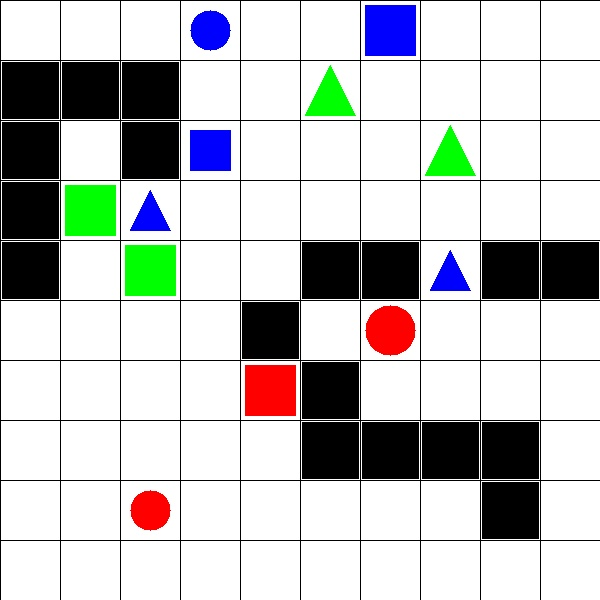
#> input picture test_images/test_image4.jpg, 600 x 600 px
$ python task2_main.py
#> lines starting #> are read from the running program, lines starting #| are printed output that depends on the picture; after the words box and inside, x2 and y2 are one past the last pixel; in counts of white or black regions, pixels touching at a corner belong together
# -*- coding: utf-8 -*-
'''
**************************************************************************
*                  IMAGE PROCESSING (e-Yantra 2016)
*                  ================================
*  This software is intended to teach image processing concepts
*
*  Author: e-Yantra Project, Department of Computer Science
*  and Engineering, Indian Institute of Technology Bombay.
*
*  Software released under Creative Commons CC BY-NC-SA
*
*  For legal information refer to:
*        http://creativecommons.org/licenses/by-nc-sa/4.0/legalcode
*
*
*  This software is made available on an “AS IS WHERE IS BASIS”.
*  Licensee/end user indemnifies and will keep e-Yantra indemnified from
*  any and all claim(s) that emanate from the use of the Software or
*  breach of the terms of this agreement.
*
*  e-Yantra - An MHRD project under National Mission on Education using
*  ICT(NMEICT)
*
* ---------------------------------------------------
*  Theme: Launch a Module
*  Filename: task2_main.py
*  Version: 1.0.0
*  Date: November 28, 2016
*  How to run this file: python task2_main.py
*  Author: e-Yantra Project, Department of Computer Science and Engineering, Indian Institute of Technology Bombay.
* ---------------------------------------------------

* ====================== GENERAL Instruction =======================
* 1. Check for "DO NOT EDIT" tags - make sure you do not change function name of main().
* 2. Return should be a list named occupied_grids and a dictionary named planned_path.
* 3. Do not keep uncessary print statement, imshow() functions in final submission that you submit
* 4. Do not change the file name
* 5. Your Program will be tested through code test suite designed and graded based on number of test cases passed
**************************************************************************
'''

'''
* Team ID: LM#3709
* Author List  		:Mihir Lele, Souvik Saha, Shivam Mahadeshwar, Sadiq Mujawar
* File name    		:task2_main.py
* Theme 	   		:Launch a Module
* Functions    		:dijkstra_search(graph, start, goal), reconstruct_path(came_from, start, goal), main_traverse(graph, source, destination), shape(int), colorSeg(path, int),
 						makeGrid(list, list), createPath(list, list), removeObstacles(), match()
* Global VARIABLES  : rgOfCol[], fullGridInfo, objectList[], occupied_grids[], planned_path{}

'''
# Algorithm used - Dijkstra


import cv2
import numpy as np
import math
import operator
import heapq

# ******* WRITE YOUR FUNCTION, VARIABLES etc HERE
rgOfCol=	[(76, 80),(149, 150),(29, 30),(0, 10)] #RGBBl  R = 1, G = 2, B = 3, Obs = 4, Empty = 0
fullGridInfo = np.zeros((3,10,10))  #Color, shape, peri
objectList = []			# List of all the objects with color, shape, size, coordinates
occupied_grids = []		# List to store coordinates of occupied grid -- DO NOT CHANGE VARIABLE NAME
planned_path = {}		# Dictionary to store information regarding path planning  	-- DO NOT CHANGE VARIABLE NAME

class PriorityQueue:
    def __init__(self):
        self.elements = []

    def empty(self):
        return len(self.elements) == 0

    def put(self, item, priority):
        heapq.heappush(self.elements, (priority, item))

    def get(self):
        return heapq.heappop(self.elements)[1]

# Grid Representation
class Grid:
    def __init__(self, width, height):
        self.width = width
        self.height = height
        self.walls = []
        self.weights = {}

    def in_bounds(self, id):
        (x, y) = id
        return 0 <= x < self.width and 0 <= y < self.height

    def passable(self, id):
        return id not in self.walls

    def neighbors(self, id):
        (x, y) = id
        results = [(x+1, y), (x, y-1), (x-1, y), (x, y+1)]
        if (x + y) % 2 == 0: results.reverse() # aesthetics
        results = filter(self.in_bounds, results)
        results = filter(self.passable, results)
        return results

    def cost(self, from_node, to_node):
        return self.weights.get(to_node, 1)

# Dijkstra Main Search
'''
* Function name  :  dijkstra_search
* Inputs		 :	graph, tuple, tuple
* Returns        : 	dictionary of path travelled and cost
* Logic          :	Uses djikstra algorithm to travel from start to goal
* Example Call   :  came_from, cost_so_far = dijkstra_search(graph, source, destination)
'''
def dijkstra_search(graph, start, goal):
    frontier = PriorityQueue()
    frontier.put(start, 0)
    came_from = {}
    cost_so_far = {}
    came_from[start] = None
    cost_so_far[start] = 0

    while not frontier.empty():
        current = frontier.get()

        if current == goal:
            break

        for next in graph.neighbors(current):
            new_cost = cost_so_far[current] + graph.cost(current, next)
            if next not in cost_so_far or new_cost < cost_so_far[next]:
                cost_so_far[next] = new_cost
                priority = new_cost
                frontier.put(next, priority)
                came_from[next] = current

    return came_from, cost_so_far

# Path Generation
'''
* Function name  :  reconstruct_path
* Inputs		 :	dictionary, tuple, tuple
* Returns        : 	List of tuples of path it travels
* Logic          :	Traverses from the end to the start of dictionary came_from,
					 until it reaches the start and appends tuples of coordinates travelled to path
* Example Call   :  path=reconstruct_path(came_from, start=source, goal=destination)
'''
def reconstruct_path(came_from, start, goal):
    current = goal
    path = []

    while came_from[current] != start:
        current = came_from[current]
        path.append((current[0] + 1, current[1] + 1))

    path.reverse()
    return path

# Main driver method for Dijkstra
'''
* Function name  :  main_traverse
* Inputs		 :	object of Grid, tuple, tuple
* Returns        : 	Dictionary of the answer in specified format
* Logic          :	Calls the necessary functions to do the Dijkstra Search
* Example Call   :  main_traverse(graph, source, destination)
'''
def main_traverse(graph, source, destination):
    came_from, cost_so_far = dijkstra_search(graph, source, destination)
    ans = {}

    try:
    	path=reconstruct_path(came_from, start=source, goal=destination)
    except KeyError:
    	ans[(source[0]+1, source[1]+1)] = "NO PATH", [], 0
    else:
    	ans[(source[0]+1, source[1]+1)] = (destination[0]+1, destination[1]+1),path,(len(path)+1)

    return ans

#returns the number of sides of the shape who's contour value is passed
'''
* Function name  :  shape
* Inputs		 :	contours
* Returns        : 	Number of sides of the shape given by the contour passed
* Logic          :	uses cv2.approxPolyDP to determine the number of sides
* Example Call   :  noOfSides = shape(cnt)
'''
def shape(cnt):
	peri = cv2.arcLength(cnt, True)
	approx = cv2.approxPolyDP(cnt, 0.041 * peri, True)
	if len(approx) <=4:
		return len(approx)
	else:
		 return 5
'''
* Function name  :  colorSeg
* Inputs		 :	pathname, dimensions of the square in the grid
* Returns        : 	Fills in the data for occupied_grids and fullGridInfo
* Logic          :	Reads image, converts to greyscale, blurs and masks in order to get details of the color of the shapes
* Example Call   :  colorSeg(path, 10)
'''
def colorSeg(path, dim):
	#Convt to grayscale and blur
#> called with path = 'test_images/test_image4.jpg', dim = 10
	img = cv2.imread(path, 1)
#> img is the input picture: shape (600, 600, 3); mean B, G, R 195.2, 195.8, 194.3
	imgGr = cv2.cvtColor(img, cv2.COLOR_BGR2GRAY)
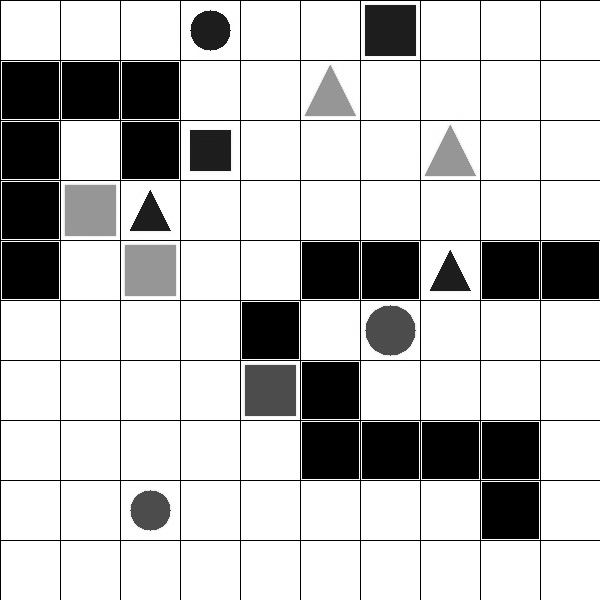
#> imgGr: shape (600, 600); min 0, max 255, mean 195.3
	imgBlr = cv2.medianBlur(imgGr, 3)
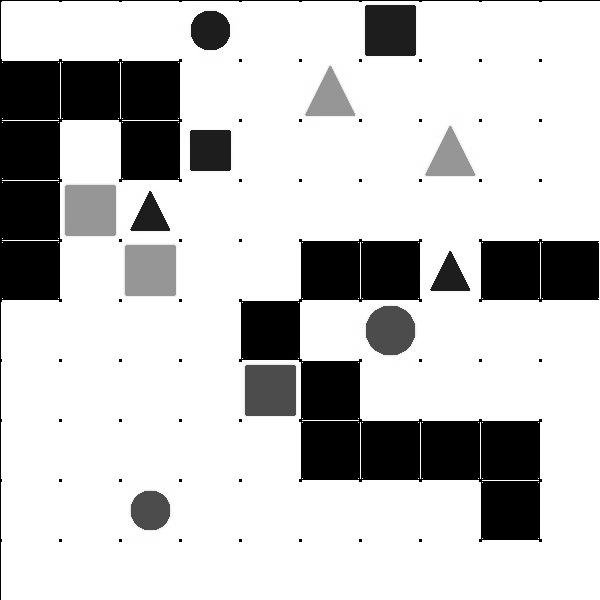
#> imgBlr: shape (600, 600); min 0, max 255, mean 199.5
	imgFinBlr = cv2.GaussianBlur(imgBlr, (5, 5), 0)
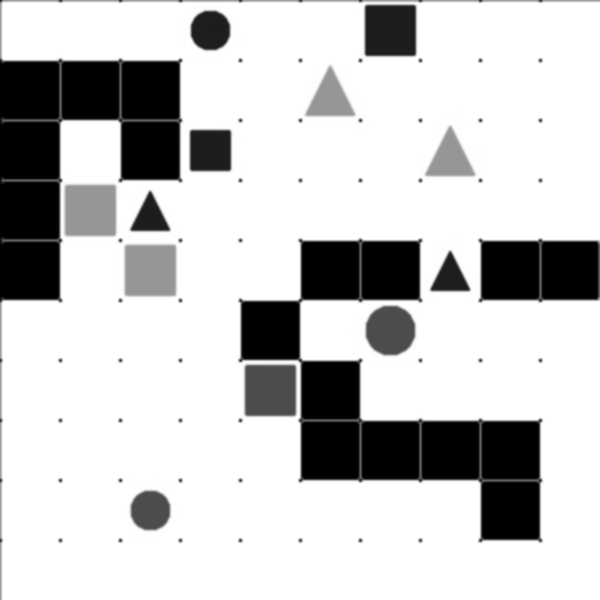
#> imgFinBlr: shape (600, 600); min 0, max 255, mean 199.7
	i = 0;
	k = 30.0 + (dim-1)*60.0
	while (i < 4):
		mask = cv2.inRange(imgFinBlr, rgOfCol[i][0], rgOfCol[i][1])
		blur = cv2.medianBlur(mask, 7)
		#tmp = cv2.medianBlur(mask, 7)

		contour, hierarchy =   cv2.findContours(blur,cv2.RETR_TREE,cv2.CHAIN_APPROX_SIMPLE)
		cv2.drawContours(blur, contour, -1, (0,0,0), 1)
		j = 0
		while (j < len(contour)):
			cnt = contour[j]
			M = cv2.moments(cnt)
			cx = int((M["m10"] / M["m00"]))
			cy = int((M["m01"] / M["m00"]))
			peri = int(cv2.arcLength(cnt, True))

			noOfSide = shape(cnt)


			xCoord = math.ceil(dim*cx/k) if (math.ceil(dim*cx/k) <=dim) else round(dim*cx/k)
			yCoord = math.ceil(dim*cy/k) if (math.ceil(dim*cy/k) <=dim) else round(dim*cy/k)

			if (i!=4):
				occupied_grids.append((int(xCoord), int(yCoord)))

			fullGridInfo[0][int(yCoord)-1][int(xCoord)-1] = (i+1) #Color
			fullGridInfo[1][int(yCoord)-1][int(xCoord)-1] = noOfSide #shape
			fullGridInfo[2][int(yCoord)-1][int(xCoord)-1] = peri

			j = j+1
		i=i+1
#> this loop made 4 passes
#> pass 1, in colorSeg, `mask = cv2.inRange(imgFinBlr, rgOfCol[i][0], rgOfCol[i][1])`:
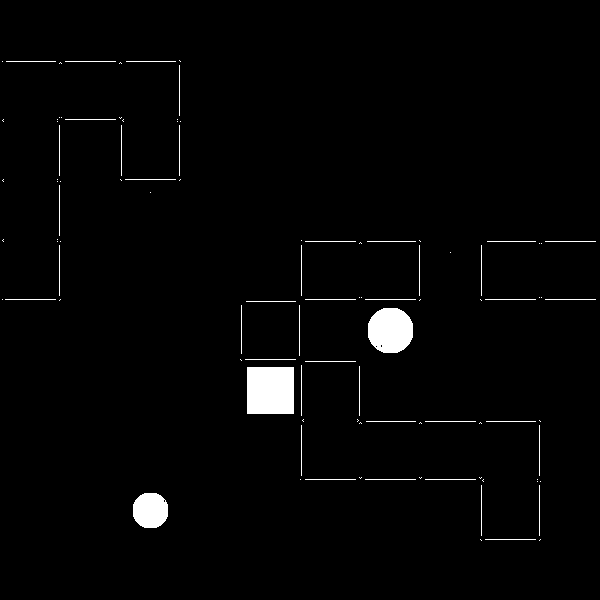
#> mask: shape (600, 600); 2% white; 100 white regions (56 under 20 px), largest, box (x1, y1, x2, y2) and area: (247, 367, 294, 414) 2209, (368, 308, 413, 353) 1662, (133, 493, 168, 528) 1019
#> pass 1, in colorSeg, `blur = cv2.medianBlur(mask, 7)`:
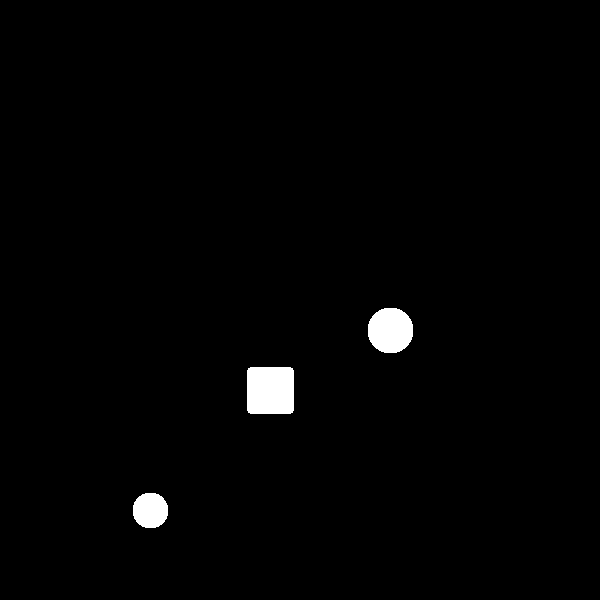
#> blur: shape (600, 600); 1.3% white; 3 white regions, box (x1, y1, x2, y2) and area: (247, 367, 294, 414) 2189, (368, 308, 413, 353) 1649, (133, 493, 168, 528) 1003
#> after the loop:
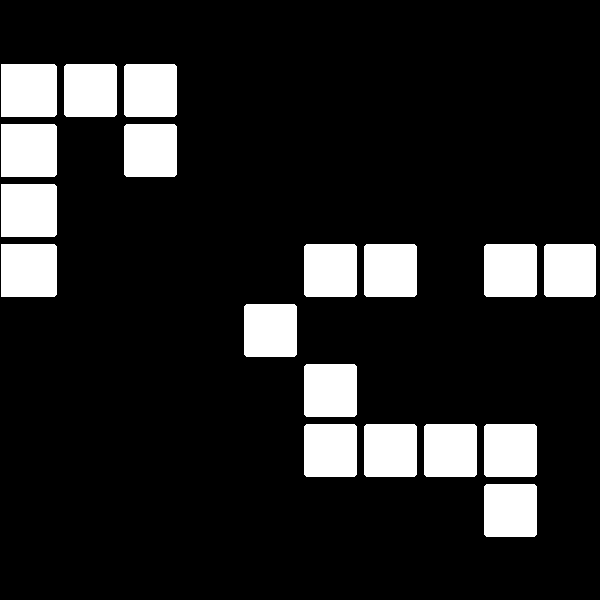
#> blur: shape (600, 600); 14.2% white; 18 white regions, largest, box (x1, y1, x2, y2) and area: (1, 64, 57, 117) 2962, (1, 124, 57, 177) 2962, (1, 184, 57, 237) 2962
#> after the loop:
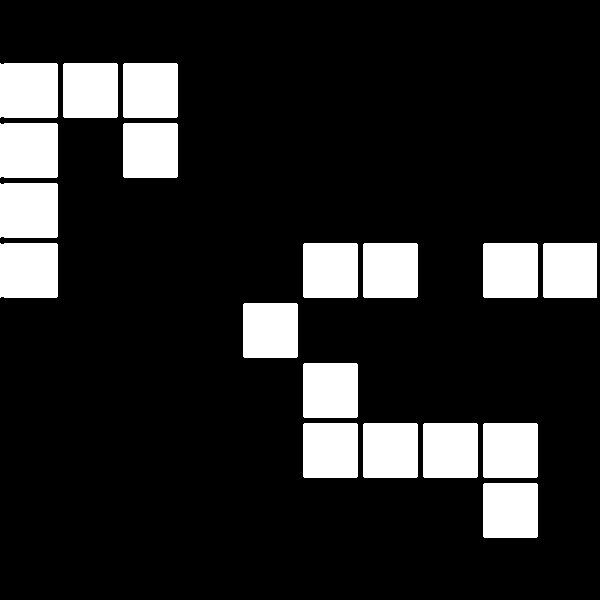
#> mask: shape (600, 600); 15.3% white; 18 white regions, largest, box (x1, y1, x2, y2) and area: (0, 63, 58, 118) 3182, (0, 123, 58, 178) 3182, (0, 183, 58, 238) 3182
#> after the loop, i = 4; occupied_grids = 30 pairs, first value 1 to 10, second value 1 to 9


	occupied_grids.sort(key = operator.itemgetter(0, 1))
'''
* Function name  :  makeGrid
* Inputs		 :	tuple, tuple
* Returns        : 	Grid of all objects and obstacles without the start point and end point
* Logic          :	checks if the current position is not the start or end point, appends to tmpGrid
* Example Call   :  makeGrid(source, destination)
'''
def makeGrid(source, destination):
	i = 0
	tmpGrid = []
	tSource = (source[0]+1, source[1]+1)
	tDestination = (destination[0]+1, destination[1]+1)
	while i < len(occupied_grids):
		if occupied_grids[i] != tSource and occupied_grids[i] != tDestination:
			tmpGrid.append((occupied_grids[i][0]-1, occupied_grids[i][1]-1))
		i = i + 1

	return tmpGrid
'''
* Function name  :  createPath
* Inputs		 :	tuple, tuple
* Returns        : 	Dictionary of the path travelled, in the necessary format
* Logic          :	creates an object of Grid, and assigns the value of walls as the output of makeGrid
* Example Call   :  createPath(source, destination)
'''
def createPath(source, destination):
	graph = Grid(10, 10)
	graph.walls = makeGrid(source, destination)
	return (main_traverse(graph, source, destination))

'''
* Function name  :  removeObstacles
* Inputs		 :	None
* Returns        : 	None
* Logic          :	creates a list of tuples containing all details of th shapes in the grid
* Example Call   :  removeObstacles
'''
def removeObstacles():
	i = 0;j = 0
	while(i < len(occupied_grids)):
		x,y = occupied_grids[i]
		x = x-1; y = y-1
		if fullGridInfo[0][y][x] != 0 and fullGridInfo[0][y][x] != 4:
			objectList.append((int(fullGridInfo[0][y][x]), int(fullGridInfo[1][y][x]), int(fullGridInfo[2][y][x]), y, x))
		i += 1
#> this loop made 30 passes
#> (x, y) on passes 1 to 8: (0, 1), (0, 2), (0, 3), (0, 4), (1, 1), (1, 3), (2, 1), (2, 2)
#> after the loop, i = 30; objectList = [(2, 4, 179, 3, 1), (3, 3, 101, 3, 2), (2, 4, 178, 4, 2), (1, 5, 114, 8, 2), (3, 5, 113, 0, 3), (3, 4, 138, 2, 3), (1, 4, 179, 6, 4), (2, 3, 135, 1, 5), (3, 4, 179, 0, 6), (1, 5, 147, 5, 6), (2, 3, 135, 2, 7), (3, 3, 100, 4, 7)]
	objectList.sort(key = operator.itemgetter(0, 1, 2, 3, 4))

'''
* Function name  :  match
* Inputs		 :	None
* Returns        : 	None
* Logic          :	matches the objects in the grid and calls createPath to find the path between them, appends the shortest path to planned_path
* Example Call   :  match()
'''
def match():
	i = 0; j = 0

	while (i < len(objectList)):
		j = 0
		flag = False
		tmpPath = {}
		minPath = {}
		minSteps = 100
		c = 0
		while (j < len(objectList)):
			if objectList[i][3] != objectList[j][3] or objectList[i][4] != objectList[j][4]:
				if objectList[i][0] == objectList[j][0] and objectList[i][1] == objectList[j][1] and abs(objectList[i][2]-objectList[j][2]) <= 2 :
					tmpPath = createPath((objectList[i][4], objectList[i][3]), (objectList[j][4], objectList[j][3]))

					if tmpPath[(objectList[i][4]+1, objectList[i][3]+1)][2] < minSteps:
						minSteps = tmpPath[(objectList[i][4]+1, objectList[i][3]+1)][2]
						minPath = tmpPath
						flag = True

			c = c+1
			j=j+1

		if flag == False:
			minPath[(objectList[i][4]+1, objectList[i][3]+1)] = "NO MATCH", [], 0
			#print 'No Match'

		#print minPath

		planned_path.update(minPath)


		i = i+1
#> this loop made 12 passes
#> i on passes 1 to 3: 1, 2, 3


def main(image_filename):
	'''
This function is the main program which takes image of test_images as argument.
Team is expected to insert their part of code as required to solve the given
task (function calls etc).

***DO NOT EDIT THE FUNCTION NAME. Leave it as main****
Function name: main()

******DO NOT EDIT name of these argument*******
Input argument: image_filename

Return:
1 - List of tuples which is the coordinates for occupied grid. See Task2_Description for detail.
2 - Dictionary with information of path. See Task2_Description for detail.
	'''


	##### WRITE YOUR CODE HERE - STARTS

	colorSeg(image_filename, 10)
	removeObstacles()
	match()
	#print occupied_grids
	#print planned_path

	# #### NO EDIT AFTER THIS

# DO NOT EDIT
# return Expected output, which is a list of tuples. See Task1_Description for detail.
	return occupied_grids, planned_path


'''
Below part of program will run when ever this file (task1_main.py) is run directly from terminal/Idle prompt.

'''
if __name__ == '__main__':

    # change filename to check for other images
    image_filename = "test_images/test_image4.jpg"

    main(image_filename)

    cv2.waitKey(0)
    cv2.destroyAllWindows()

$ run again, with test_images/test_image1.jpg copied over test_images/test_image4.jpg
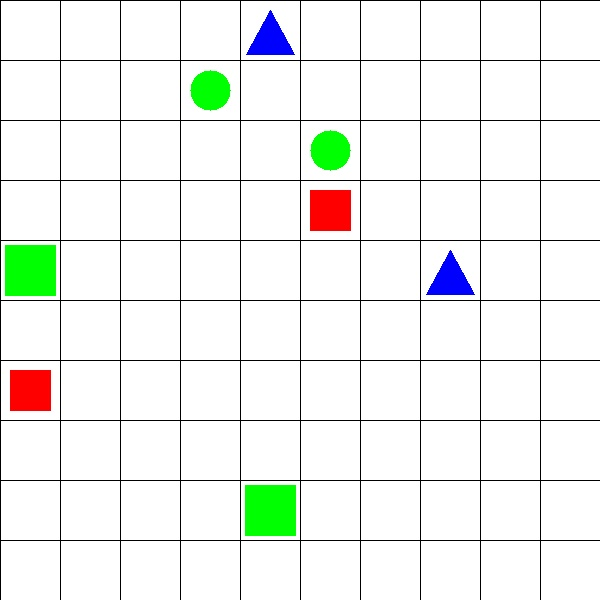
#> input picture test_images/test_image1.jpg, 600 x 600 px
#> in colorSeg, img is the input picture: shape (600, 600, 3); mean B, G, R 238.6, 242.5, 239.4
#> the loop in colorSeg, `while (i < 4):` made 4 passes
#> pass 1, in colorSeg, `mask = cv2.inRange(imgFinBlr, rgOfCol[i][0], rgOfCol[i][1])`:
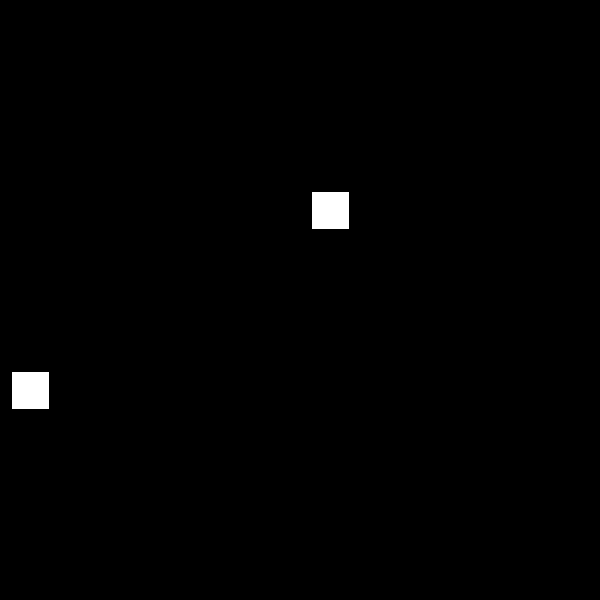
#> mask: shape (600, 600); 0.76% white; 2 white regions, box (x1, y1, x2, y2) and area: (312, 192, 349, 229) 1369, (12, 372, 49, 409) 1369
#> pass 2, in colorSeg, `mask = cv2.inRange(imgFinBlr, rgOfCol[i][0], rgOfCol[i][1])`:
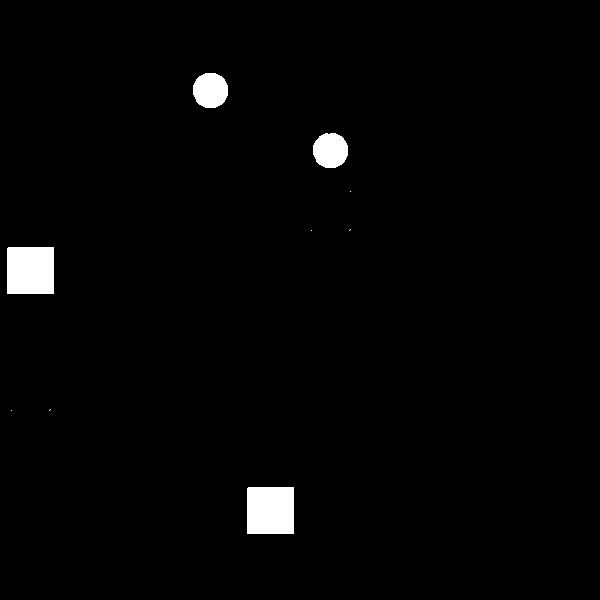
#> mask: shape (600, 600); 1.8% white; 9 white regions (5 under 20 px), largest, box (x1, y1, x2, y2) and area: (7, 247, 54, 294) 2208, (247, 487, 294, 534) 2208, (193, 73, 228, 108) 994, (313, 133, 348, 168) 988
#> after the loop in colorSeg, `while (i < 4):`: i = 4; occupied_grids = [(1, 7), (6, 4), (5, 9), (1, 5), (6, 3), (4, 2), (8, 5), (5, 1)]
#> the loop in removeObstacles, `while(i < len(occupied_grids)):` made 8 passes
#> (x, y) on passes 1 to 8: (0, 4), (0, 6), (3, 1), (4, 0), (4, 8), (5, 2), (5, 3), (7, 4)
#> after the loop in removeObstacles, `while(i < len(occupied_grids)):`: i = 8; objectList = [(2, 4, 178, 4, 0), (1, 4, 139, 6, 0), (2, 5, 114, 1, 3), (3, 3, 120, 0, 4), (2, 4, 178, 8, 4), (2, 5, 113, 2, 5), (1, 4, 139, 3, 5), (3, 3, 121, 4, 7)]
#> the loop in match, `while (i < len(objectList)):` made 8 passes
#> i on pass 1: 0
